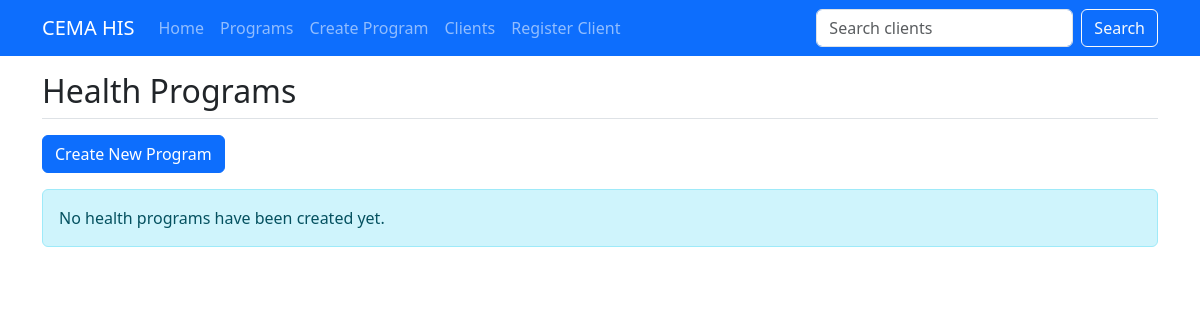
/healthapp/programs/, run on an earlier commit of the app's database.
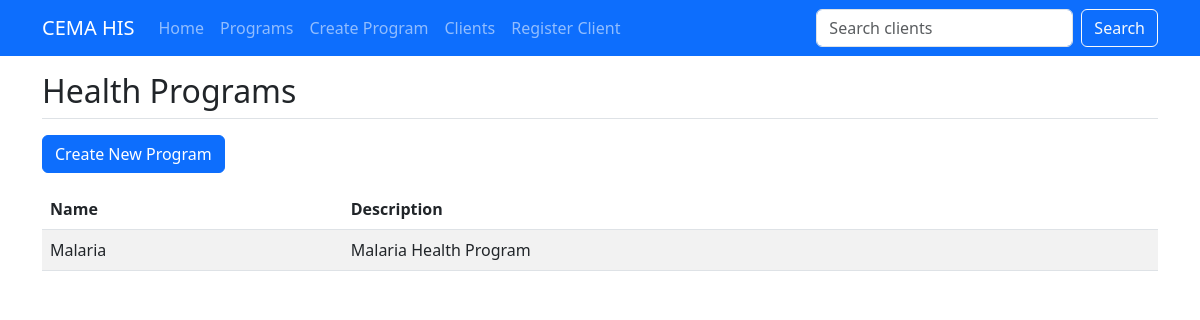
And on a later commit of the database.
### healthapp/models.py (models this page shows, shortened)
class HealthProgram(models.Model):
    name = models.CharField(max_length=100, unique=True)
    description = models.TextField()
    created_at = models.DateTimeField(auto_now_add=True)

### healthapp/views.py (the view)
# urls.py: path('programs/', views.HealthProgramListView.as_view(), name='program-list'),
class HealthProgramListView(ListView):
    model = HealthProgram
    template_name = 'healthapp/program_list.html'
    context_object_name = 'programs'

### healthapp/templates/healthapp/program_list.html (shortened to what this page needs)
{% extends 'healthapp/base.html' %}
{% block header %}Health Programs{% endblock %}
{% block content %}
<a href="{% url 'program-create' %}" class="btn btn-primary mb-3">Create New Program</a>
{% if programs %}
<table class="table table-striped">
  <thead>
    <tr>
      <th>Name</th>
      <th>Description</th>
    </tr>
  </thead>
  <tbody>
    {% for program in programs %}
    <tr>
      <td>{{ program.name }}</td>
      <td>{{ program.description|truncatewords:15 }}</td>
    </tr>
    {% endfor %}
  </tbody>
</table>
{% else %}
<div class="alert alert-info">No health programs have been created yet.</div>
{% endif %}
{% endblock %}

What changed in the data, as far as the page shows it:
added HealthProgram: name "Malaria", description "Malaria Health Program"
Also different on the page:
text no longer shown: "No health programs have been created yet."
text now shown: "Name Description"
